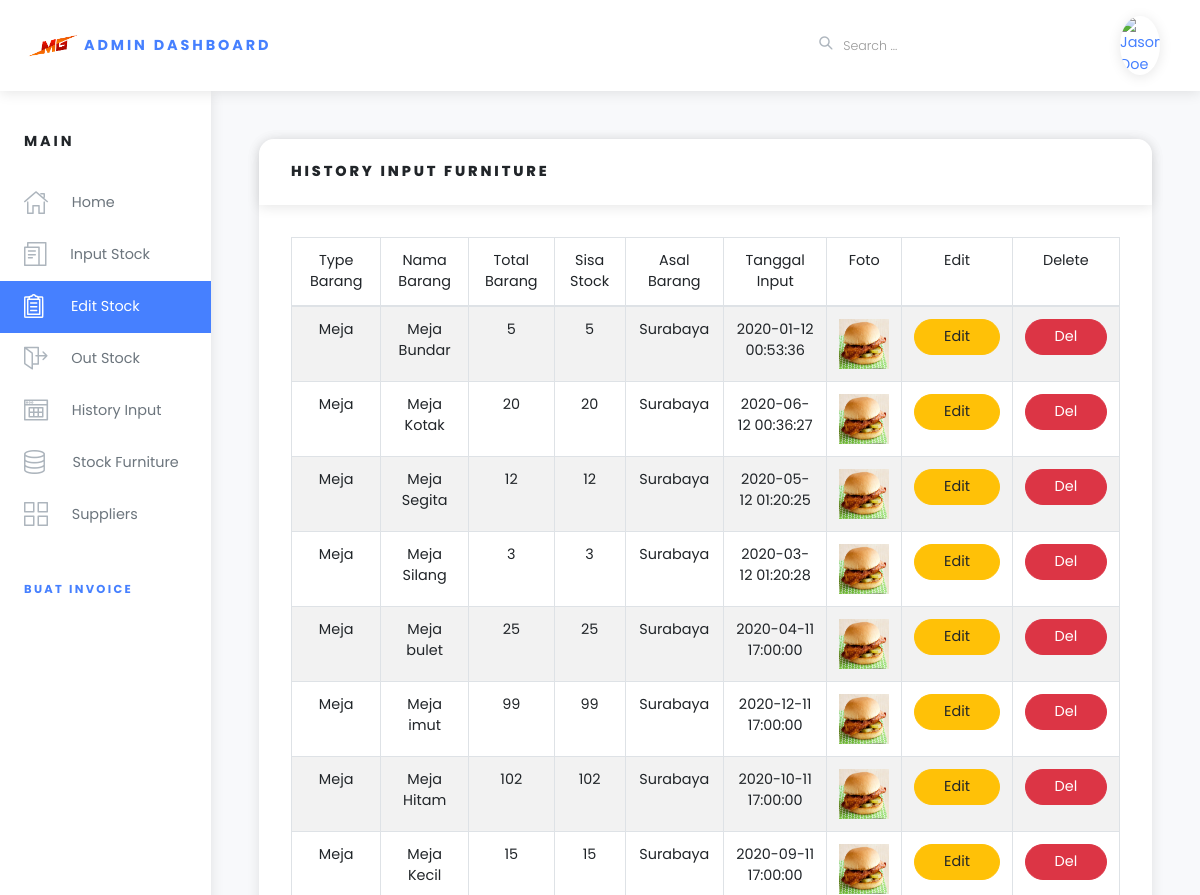
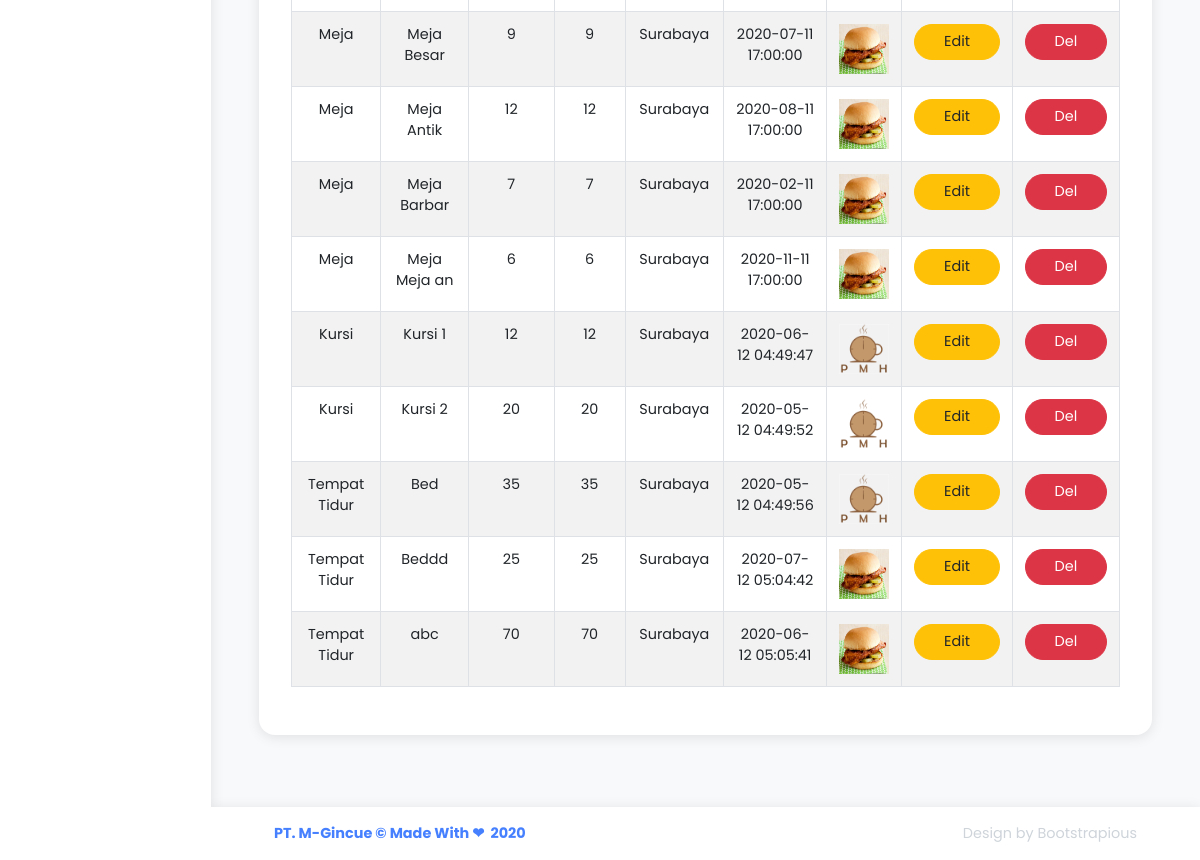
/index.php/core/editstock, run on an earlier commit of the app's database (2 pictures, top to bottom).
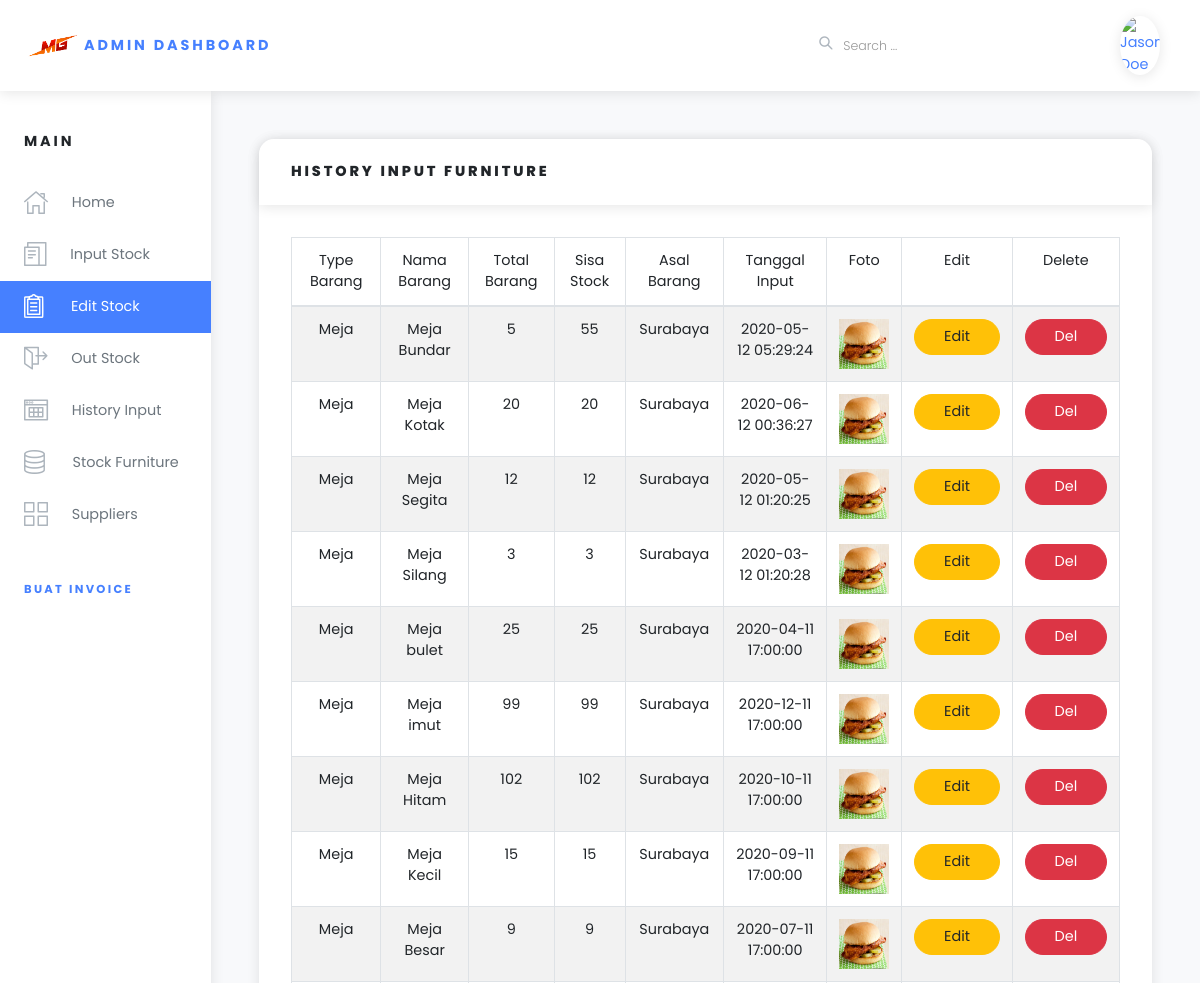
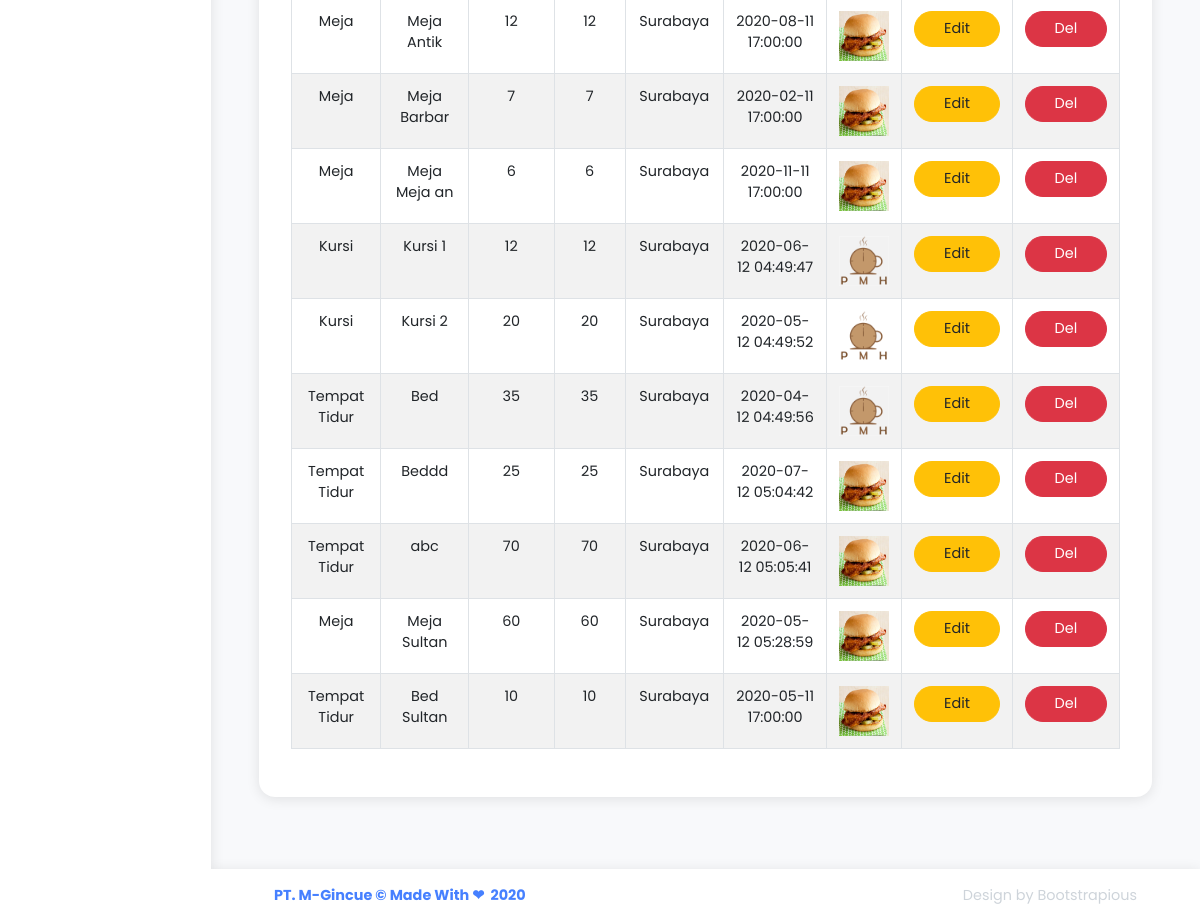
And on a later commit of the database (2 pictures, top to bottom).
### tables this page shows
CREATE TABLE `stockbarang` (
  `id` int(6) UNSIGNED NOT NULL,
  `tipeBarang` varchar(30) NOT NULL,
  `namaBarang` varchar(30) NOT NULL,
  `asalBarang` varchar(50) NOT NULL,
  `jumlahBarang` int(50) NOT NULL,
  `stock` int(11) NOT NULL,
  `tanggalInput` timestamp NOT NULL DEFAULT current_timestamp() ON UPDATE current_timestamp(),
  `uploadFoto` varchar(50) NOT NULL,
  `kodeBulan` varchar(25) NOT NULL
);

### application/controllers/core.php (called while the page is built, shortened)
<?php
class core extends CI_Controller {
	  function __construct() {
	      $this->load->helper('url');
	      $this->load->model('main');
	      $this->load->model('grafikBarang/januari');
	      $this->load->model('grafikBarang/februari');
	      $this->load->model('grafikBarang/maret');
	      $this->load->model('grafikBarang/april');
	      $this->load->model('grafikBarang/mei');
	      $this->load->model('grafikBarang/juni');
	      $this->load->model('grafikBarang/juli');
	      $this->load->model('grafikBarang/agustus');
	      $this->load->model('grafikBarang/september');
	      $this->load->model('grafikBarang/oktober');
	      $this->load->model('grafikBarang/november');
	      $this->load->model('grafikBarang/desember');
	  }
	public function editstock()
	{
		$view['data'] = $this->main->ambil_data()->result();
		$x['data']=$this->main->show_barang();
		$data = array(
			'title' => "Edit Stock"
		);
		$this->load->view('templates/header.php', $data);
		$this->load->view('templates/sidebar.php');
		$this->load->view('dashboard/edit.php',$x);
		$this->load->view('templates/footer.php');
	}
}

### index.php (called while the page is built, shortened)
<?php
require_once BASEPATH.'core/CodeIgniter.php';

### application/models/main.php (called while the page is built, shortened)
<?php
class main extends CI_Model {
    function ambil_data() {
        return $this->db->get('stockbarang');
    }
    function show_barang(){
        $hasil=$this->db->query("SELECT * FROM stockbarang");
        return $hasil;
    }
}

### application/views/dashboard/edit.php (the view, shortened to what this page needs)
      <div class="page-holder w-100 d-flex flex-wrap">
        <div class="container-fluid px-xl-5">
          <section class="py-5">
            <div class="row">
              <div class="col-lg-12 mb-4">
                <div class="card">
                  <div class="card-header">
                    <h6 class="text-uppercase mb-0">History Input Furniture</h6>
                  </div>
                  <div class="card-body">
                  <table class="table table-bordered table-striped" id="mydata">
                      <thead>
                        <tr align="center">
                          <td>Type Barang</td>
                          <td>Nama Barang</td>
                          <td>Total Barang</td>
                          <td>Sisa Stock</td>
                          <td>Asal Barang</td>
                          <td>Tanggal Input</td>
                          <td>Foto</td>
                          <td>Edit</td>
                          <td>Delete</td>
                        </tr>
                      </thead>
                      <tbody>
                        <?php
                       foreach($data->result_array() as $i):
                          $id=$i['id'];
                          $tipeBarang=$i['tipeBarang'];
                          $namaBarang=$i['namaBarang'];
                          $asalBarang=$i['asalBarang'];
                          $tanggalInput=$i['tanggalInput'];
                          $jumlahBarang=$i['jumlahBarang'];
                          $stock=$i['stock'];
                          $uploadFoto=$i['uploadFoto']
                          ?>
                        <tr align="center">
                         <td><?php echo $tipeBarang ?></td>
                          <td><?php echo $namaBarang ?></td>
                          <td><?php echo $jumlahBarang ?></td>
                          <td><?php echo $stock ?></td>
                          <td><?php echo $asalBarang ?></td>
                          <td><?php echo $tanggalInput ?></td>
                          <td><img src="<?php echo base_url('uploads/'.$uploadFoto.'');?>" height="50px" width="50px"></td>
                          <td><a class="btn btn-xs btn-warning" data-toggle="modal" data-target="#modal_edit<?php echo $id;?>"> Edit</a></td>
                          <td>
                            <form action="<?php echo base_url('operasi/delete') ?>" method="post">
                               <button class="btn btn-danger" type="sumbit" name="hapus" value="<?php echo $id ?>" >Del</button>
                            </form>
                          </td>
                        </tr>
                        <?php endforeach;?>
                      </tbody>
                    </table>
                  </div>
          </div>
        </div>
      </div>
    </section>
</div>

What changed in the data, as far as the page shows it:
changed stockbarang "Meja Bundar": stock "5" → "55"; tanggalInput "2020-01-12 00:53:36" → "2020-05-12 05:29:24"
changed stockbarang "Bed": tanggalInput "2020-05-12 04:49:56" → "2020-04-12 04:49:56"
added stockbarang: tipeBarang "Meja", namaBarang "Meja Sultan", jumlahBarang "60", stock "60", asalBarang "Surabaya", tanggalInput "2020-05-12 05:28:59", uploadFoto (picture), $id 18 (drawn)
added stockbarang: tipeBarang "Tempat Tidur", namaBarang "Bed Sultan", jumlahBarang "10", stock "10", asalBarang "Surabaya", tanggalInput "2020-05-11 17:00:00", uploadFoto (picture), $id 19 (drawn)
